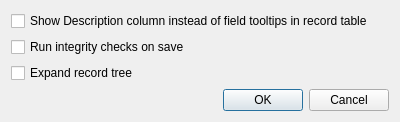
<?xml version="1.0" encoding="UTF-8"?>
<ui version="4.0">
 <class>UserSettingsWindow</class>
 <widget class="QDialog" name="UserSettingsWindow">
  <property name="geometry">
   <rect>
    <x>0</x>
    <y>0</y>
    <width>400</width>
    <height>89</height>
   </rect>
  </property>
  <property name="windowTitle">
   <string>User Settings</string>
  </property>
  <layout class="QVBoxLayout" name="verticalLayout">
   <item>
    <widget class="QCheckBox" name="checkBoxShowDescriptionColumnInsteadOfFieldTooltips">
     <property name="text">
      <string>Show Description column instead of field tooltips in record table</string>
     </property>
    </widget>
   </item>
   <item>
    <widget class="QCheckBox" name="checkBoxRunIntegrityChecksOnSave">
     <property name="text">
      <string>Run integrity checks on save</string>
     </property>
    </widget>
   </item>
   <item>
    <widget class="QCheckBox" name="checkBoxExpandRecordTree">
     <property name="text">
      <string>Expand record tree</string>
     </property>
    </widget>
   </item>
   <item>
    <widget class="QDialogButtonBox" name="buttonBox">
     <property name="orientation">
      <enum>Qt::Horizontal</enum>
     </property>
     <property name="standardButtons">
      <set>QDialogButtonBox::Cancel|QDialogButtonBox::Ok</set>
     </property>
    </widget>
   </item>
  </layout>
 </widget>
 <resources/>
 <connections>
  <connection>
   <sender>buttonBox</sender>
   <signal>accepted()</signal>
   <receiver>UserSettingsWindow</receiver>
   <slot>accept()</slot>
   <hints>
    <hint type="sourcelabel">
     <x>248</x>
     <y>254</y>
    </hint>
    <hint type="destinationlabel">
     <x>157</x>
     <y>274</y>
    </hint>
   </hints>
  </connection>
  <connection>
   <sender>buttonBox</sender>
   <signal>rejected()</signal>
   <receiver>UserSettingsWindow</receiver>
   <slot>reject()</slot>
   <hints>
    <hint type="sourcelabel">
     <x>316</x>
     <y>260</y>
    </hint>
    <hint type="destinationlabel">
     <x>286</x>
     <y>274</y>
    </hint>
   </hints>
  </connection>
 </connections>
</ui>
